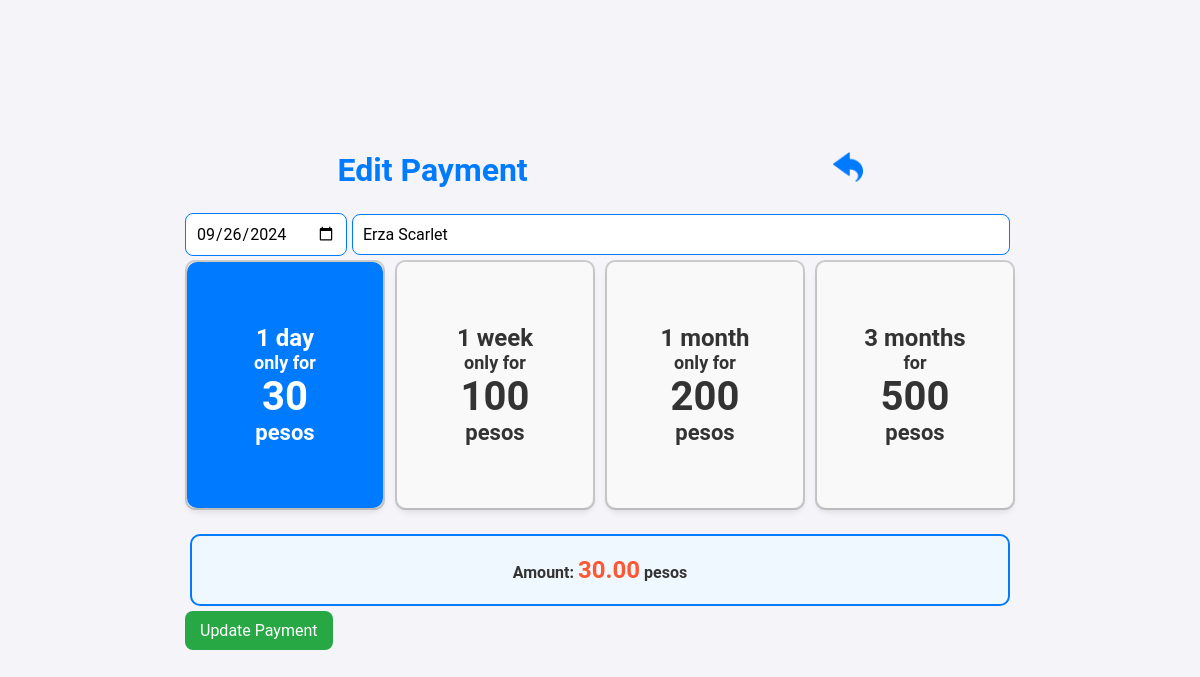
Page /src/admin/payment/editPayment.php?id=18 (signed in) on the committed database.
### tables this page shows
CREATE TABLE `payment` (
  `id` int(11) NOT NULL,
  `payment_date` varchar(100) NOT NULL,
  `name_or_alias` varchar(100) NOT NULL,
  `plan` varchar(100) NOT NULL,
  `amount` decimal(10,2) NOT NULL
);

### src/admin/payment/editPayment.php (the view, shortened to what this page needs)
<?php
include '../../../config/database.php';
$payment_id = $_GET['id'];
$sql = "SELECT * FROM payment WHERE id = ?";
$stmt = $conn->prepare($sql);
$stmt->bind_param("i", $payment_id);
$stmt->execute();
$result = $stmt->get_result();
if ($result->num_rows == 1) {
    $payment = $result->fetch_assoc();
} else {
    echo "Payment not found";
    exit();
}
?>
<!DOCTYPE html>
<html lang="en">
<head>
    <link rel="stylesheet" href="../../../asset/style.css">
</head>
<body>
    <div class="edit-container">
        <div class="row1">
            <h1>Edit Payment</h1>
            <a href="payment.php" class="card-link">
                <span class="card-icon">
                <img src="../../../asset/icon/back.png" alt="Back" class="icon">
                </span>
            </a>
        </div>
        <form action="../../../php/admin/payment/editPayment.php" method="POST">
            <div class="row1">
                <input type="date" name="payment_date" value="<?php echo $payment['payment_date']; ?>" required />
                <input type="text" name="name_or_alias" value="<?php echo $payment['name_or_alias']; ?>" required autocapitalize="off"/>
            </div>
            <div class="radio-tile-group">
                <div class="radio-tile">
                    <label for="plan1" class="plan-label">
                        <h3 class="plan-duration">1 day</h3>
                        <span class="plan-text">only for</span>
                        <h2 class="plan-price">30</h2>
                        <h3 class="plan-currency">pesos</h3>
                    </label>
                </div>
                <div class="radio-tile">
                    <label for="plan2" class="plan-label">
                        <h3 class="plan-duration">1 week</h3>
                        <span class="plan-text">only for</span>
                        <h2 class="plan-price">100</h2>
                        <h3 class="plan-currency">pesos</h3>
                    </label>
                </div>
                <div class="radio-tile">
                    <label for="plan3" class="plan-label">
                        <h3 class="plan-duration">1 month</h3>
                        <span class="plan-text">only for</span>
                        <h2 class="plan-price">200</h2>
                        <h3 class="plan-currency">pesos</h3>
                    </label>
                </div>
                <div class="radio-tile">
                    <label for="plan4" class="plan-label">
                        <h3 class="plan-duration">3 months</h3>
                        <span class="plan-text">for</span>
                        <h2 class="plan-price">500</h2>
                        <h3 class="plan-currency">pesos</h3>
                    </label>
                </div>
            </div><br/>
            <div class="total-amount-box">
                Amount:
                <span id="amount-text" class="amount"><?php echo $payment['amount']; ?></span> pesos
            </div>
            <button type="submit" class="green-button">Update Payment</button>
        </form>
    </div>
</body>
</html>

### asset/style.css (style rules this page uses)
* { margin: 0; padding: 0; box-sizing: border-box; font-family: "Roboto", sans-serif; }
body { background-color: #f4f4f9; color: #333333; display: flex; justify-content: center; align-items: center; min-height: 100vh; }
h1 { font-size: 32px; color: #007bff; }
a { text-decoration: none; color: #ffffff; }
input[type="text"], input[type="email"], input[type="password"], input[type="number"] { width: 100%; padding: 10px; margin: 5px; border: 1px solid #007bff; border-radius: 8px; font-size: 16px; background-color: #ffffff; box-sizing: border-box; transition: border-color 0.3s ease, background-color 0.3s ease, box-shadow 0.3s ease; }
.green-button { padding: 10px 15px; border: none; border-radius: 8px; font-size: 16px; color: #ffffff; background-color: #28a745; cursor: pointer; transition: background-color 0.3s ease, box-shadow 0.3s ease; }
.icon { width: 30px; height: auto; transition: transform 0.3s ease; }
.card-link { text-decoration: none; font-size: 18px; display: flex; justify-content: space-between; align-items: center; color: #007bff; position: relative; }
.card-icon { font-size: 24px; transition: transform 0.3s ease; }
.edit-container { display: flex; flex-direction: column; gap: 20px; padding: 5px; }
.row1 { display: flex; justify-content: space-around; align-items: center; }
button { background: none; border: none; padding: 0; margin: 0; }
.radio-tile-group { display: flex; flex-wrap: wrap; gap: 10px; }
.radio-tile { display: flex; align-items: center; justify-content: center; width: 200px; height: 250px; border: 2px solid #cccccc; border-radius: 10px; cursor: pointer; transition: background-color 0.3s, border-color 0.3s; position: relative; }
.radio-tile label { text-align: center; font-size: 16px; cursor: pointer; display: block; width: 100%; height: 100%; display: flex; justify-content: center; align-items: center; }
.radio-tile input[type="radio"]:checked ~ label { background-color: #007bff; color: #ffffff; border-color: #007bff; }
.plan-label { display: flex; flex-direction: column; align-items: center; justify-content: center; font-weight: bold; text-align: center; padding: 20px; border-radius: 10px; background-color: #f9f9f9; color: #333333; width: 200px; height: 250px; box-shadow: 0 4px 6px rgba(0, 0, 0, 0.1); transition: background-color 0.3s ease, border-color 0.3s ease; cursor: pointer; }
.plan-label h3, .plan-label h2, .plan-label span { margin: 0; }
.plan-duration { font-size: 24px; margin-bottom: 15px; }
.plan-text { font-size: 18px; margin-bottom: 10px; }
.plan-price { font-size: 40px; margin-bottom: 10px; }
.plan-currency { font-size: 22px; margin-bottom: 0; }
input[type="radio"]:checked + .plan-label { background-color: #007bff; color: #ffffff; border-color: #007bff; }
.total-amount-box { padding: 20px; margin: 5px; border: 2px solid #007bff; border-radius: 10px; background-color: #f0f8ff; font-weight: bold; color: #333333; text-align: center; transition: background-color 0.3s, border-color 0.3s; }
.total-amount-box .amount { color: #ff5733; font-size: 24px; font-weight: bold; }
input[type="date"] { padding: 10px; border: 1px solid #007bff; border-radius: 8px; font-size: 16px; background-color: #ffffff; box-sizing: border-box; transition: border-color 0.3s ease, background-color 0.3s ease, box-shadow 0.3s ease; }

### rows in the picture
payment: payment_date "09/26/2024", name_or_alias "Erza Scarlet", amount "30.00"
